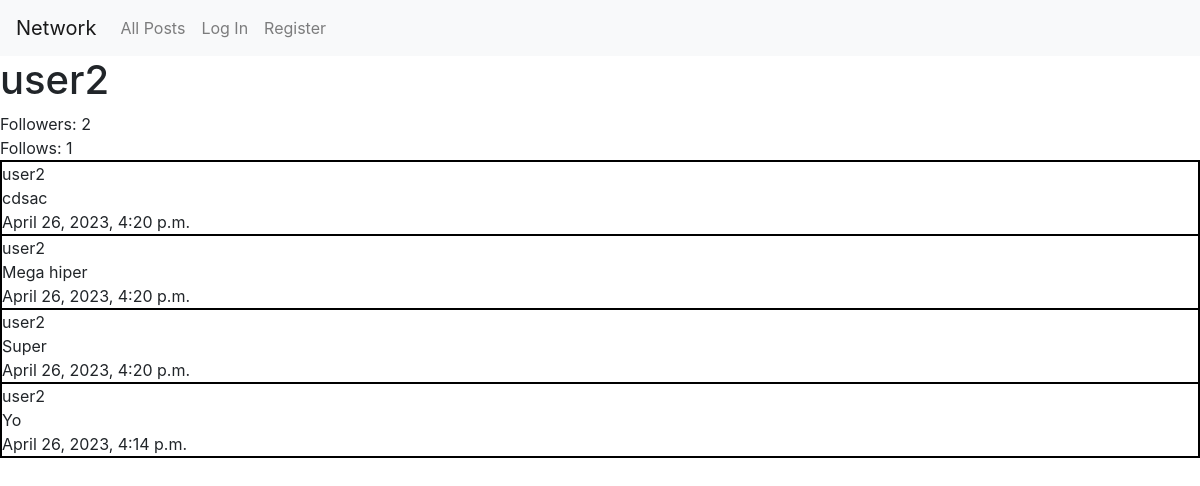
The page /profile/user2 on the database as committed earlier.
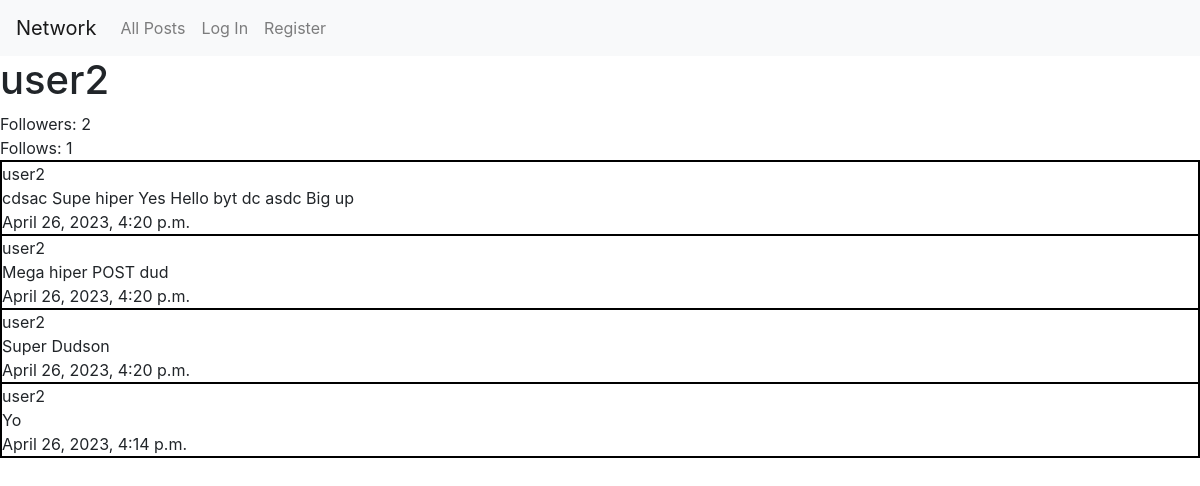
The same page on the database as committed later.
### network/models.py (models this page shows, shortened)
class Post(models.Model):
    body = models.CharField(max_length=640)                                         # Post text
    date = models.DateTimeField(auto_now_add=True)                                  # Creation date
    date_edit = models.DateTimeField(auto_now=True, blank=True)                     # Edit date
    user = models.ForeignKey(User, on_delete=models.CASCADE)                        # User
    likes = models.ManyToManyField(User, blank=True, related_name="users_likes")    # Likes

class User(AbstractUser):
    pass

### network/views.py (the view)
# urls.py: path("profile/<str:user>", views.profile, name="profile"),
def profile(request, user):
    user = get_object_or_404(User, username=user)
    try:
        posts = Post.objects.filter(user = user)
        posts = posts.order_by("-date").all()
    except:
        posts = False
    try:
        user_followers = len(Follow.objects.filter(followed_users = user))
    except:
        user_followers = 0
    try:
        user_follows = len(Follow.objects.get(user = user).followed_users.all())
    except:
        user_follows = 0
    current_user = False
    if user.username == str(request.user):
        current_user = True
    return render(request, "network/profile.html",{
        "user_name": user.username,
        "user_posts": posts,
        "user_follows": user_follows,
        "user_followers": user_followers,
        "current_user": current_user,
        })

### network/templates/network/profile.html (shortened to what this page needs)
{% extends "network/layout.html" %}
{% block body %}
<div id="profile_div">
    <div id="profile_title"><h1>{{ user_name }}</h1></div>
    <div id="profile_followers">Followers: <span id="user_followers">{{ user_followers }}</span></div>
    <div id="profile_following">Follows: {{ user_follows }}</div>
    <div id="profile_posts">
        <div id="all_posts">
            {% if user_posts %}
                {% for post in user_posts %}
                <div class="post">
                    <div class="post_user">{{ post.user }}</div>
                    <div class="post_body">{{ post.body }}</div>
                    <div class="post_date">{{ post.date }}</div>
                </div>
                {% endfor %}
            {% else %}
                There are no posts!
            {% endif %}
        </div>
    </div>
</div>
{% endblock %}

Rows that differ between the two databases and show on the page:
changed Post: body "cdsac" → "cdsac Supe hiper Yes Hello byt dc asdc Big up"
changed Post: body "Mega hiper" → "Mega hiper POST dud"
changed Post: body "Super" → "Super Dudson"
